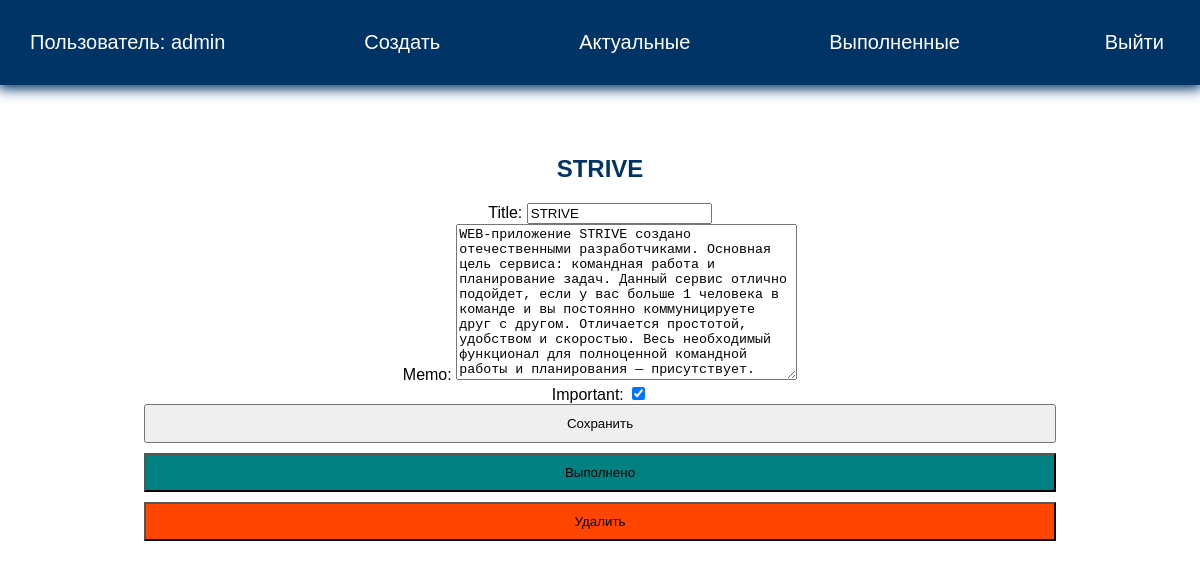
/todo/4/ (signed in), run on the app's committed database.
### todo/models.py (models this page shows, shortened)
class Todo(models.Model):
    title = models.CharField(max_length=100)
    memo = models.TextField(blank=True)
    created = models.DateTimeField(auto_now_add=True)
    date_completed = models.DateTimeField(blank=True, null=True)
    important = models.BooleanField(default=False)
    user = models.ForeignKey(User, on_delete=models.CASCADE)

### todo/views.py (the view, shortened to what this page needs)
# urls.py: path('todo/<int:todo_pk>/', views.view_todo, name="viewtodo"),
@login_required
def view_todo(request, todo_pk):
    todo = get_object_or_404(Todo, pk=todo_pk)
    if request.method == "GET":
        form = TodoForm(instance=todo)
        return render(request, 'todo/viewtodo.html', {'todo': todo, 'form': form})

### todo/forms.py
class TodoForm(ModelForm):
    class Meta:
        model = Todo
        fields = ['title', 'memo', 'important']

### todo/templates/todo/viewtodo.html (shortened to what this page needs)
{% extends 'todo/base.html' %}
{% block content %}
<h2>{{ todo.title }}</h2>
<form action="" method="post">
    {{ form }}
    <button class="btn">Сохранить</button>
</form>
<form action="{% url 'completetodo' todo.id %}" method="post">
    <button class="btn good">Выполнено</button>
</form>
<form action="{% url 'deletetodo' todo.id %}" method="post">
    <button class="btn remove">Удалить</button>
</form>
{% endblock %}

### todo/templates/todo/base.html (shortened to what this page needs)
<!DOCTYPE html>
{% load static %}
<html lang="en">
<head>
    <link rel="stylesheet" href="{% static 'style.css' %}">
</head>
<body>
<div class="menu">
    <div class="wrap">
        <ul>
            {% if user.is_authenticated %}
                <li class="logo">Пользователь: {{ user.username }}</li>
                <li><a href="{% url 'createtodo' %}">Создать</a></li>
                <li><a href="{% url 'currenttodos' %}">Актуальные</a></li>
                <li><a href="{% url 'completedtodos' %}">Выполненные</a></li>
                <li>
                    <form action="{% url 'logoutuser' %}" method="post">
                        <button class="top">Выйти</button>
                    </form>
                </li>
            {% else %}
                <li><a href="{% url 'signupuser' %}">Зарегистрироваться</a></li>
                <li><a href="{% url 'loginuser' %}">Войти</a></li>
            {% endif %}
        </ul>
    </div>
</div>
<div class="content">
  <div class="wrap">
    {% block content %}
    {% endblock %}
  </div>
</div>
</body>
</html>

### todo/static/style.css (style rules this page uses)
body { margin: 0; padding: 0; font-family: Arial, Helvetica, sans-serif; }
.wrap { max-width: 1200px; margin: 0 auto; padding: 10px 30px; box-sizing: border-box; }
.menu { background: #003366; box-shadow: 0 2px 12px 2px #003366; }
ul { list-style: none; padding: 0; }
.menu ul { display: flex; justify-content: space-between; align-items: center; font-size: 20px; }
.menu a, .logo { color: #FFF; }
a { text-decoration: none; }
.content .wrap { margin-top: 40px; text-align: center; }
h1, h2 { color: #003366; }
.top { background: transparent; border: 0; color: #FFF; font-size: 20px; cursor: pointer; }
.btn { width: 80%; padding: 10px; margin-bottom: 10px; }
.good { background: teal; }
.remove { background: orangered; }

### data on the page
Todo: title "STRIVE", memo "WEB-приложение STRIVE создано отечественными разработчиками. Основная цель сервиса: командная работа и планирование задач. Данный сервис отлично подойдет, если у вас больше 1 человека в команде и вы постоянно коммуницируете друг с другом. Отличается простотой, удобством и скоростью. Весь необходимый функционал для полноценной командной работы и планирования — присутствует.", important "☑"

### other printed values
{{ user.username }} "admin"
